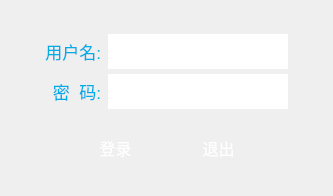
<?xml version="1.0" encoding="UTF-8"?>
<ui version="4.0">
 <class>LoginUI</class>
 <widget class="QWidget" name="LoginUI">
  <property name="geometry">
   <rect>
    <x>0</x>
    <y>0</y>
    <width>333</width>
    <height>196</height>
   </rect>
  </property>
  <property name="minimumSize">
   <size>
    <width>333</width>
    <height>196</height>
   </size>
  </property>
  <property name="maximumSize">
   <size>
    <width>333</width>
    <height>196</height>
   </size>
  </property>
  <property name="windowTitle">
   <string>Form</string>
  </property>
  <property name="styleSheet">
   <string notr="true">/*QWidget#LoginUI
{
   border-image: url(:/image/door.png);
}*/
</string>
  </property>
  <layout class="QVBoxLayout" name="verticalLayout_3">
   <property name="spacing">
    <number>0</number>
   </property>
   <property name="leftMargin">
    <number>0</number>
   </property>
   <property name="topMargin">
    <number>0</number>
   </property>
   <property name="rightMargin">
    <number>0</number>
   </property>
   <property name="bottomMargin">
    <number>0</number>
   </property>
   <item>
    <widget class="QWidget" name="main_widget" native="true">
     <property name="styleSheet">
      <string notr="true">QWidget#main_widget
{
   border-image: url(:/image/door.png);
}

</string>
     </property>
     <layout class="QVBoxLayout" name="verticalLayout_6">
      <property name="spacing">
       <number>0</number>
      </property>
      <property name="leftMargin">
       <number>0</number>
      </property>
      <property name="topMargin">
       <number>0</number>
      </property>
      <property name="rightMargin">
       <number>0</number>
      </property>
      <property name="bottomMargin">
       <number>0</number>
      </property>
      <item>
       <layout class="QVBoxLayout" name="verticalLayout_4">
        <property name="spacing">
         <number>0</number>
        </property>
        <item>
         <spacer name="verticalSpacer_2">
          <property name="orientation">
           <enum>Qt::Vertical</enum>
          </property>
          <property name="sizeType">
           <enum>QSizePolicy::Expanding</enum>
          </property>
          <property name="sizeHint" stdset="0">
           <size>
            <width>266</width>
            <height>20</height>
           </size>
          </property>
         </spacer>
        </item>
        <item>
         <layout class="QHBoxLayout" name="horizontalLayout_3">
          <item>
           <spacer name="horizontalSpacer">
            <property name="orientation">
             <enum>Qt::Horizontal</enum>
            </property>
            <property name="sizeType">
             <enum>QSizePolicy::Expanding</enum>
            </property>
            <property name="sizeHint" stdset="0">
             <size>
              <width>13</width>
              <height>104</height>
             </size>
            </property>
           </spacer>
          </item>
          <item>
           <layout class="QVBoxLayout" name="verticalLayout_2">
            <property name="spacing">
             <number>0</number>
            </property>
            <item>
             <layout class="QVBoxLayout" name="verticalLayout">
              <property name="spacing">
               <number>5</number>
              </property>
              <item>
               <layout class="QHBoxLayout" name="horizontalLayout" stretch="0,0">
                <property name="rightMargin">
                 <number>10</number>
                </property>
                <item>
                 <widget class="QLabel" name="label">
                  <property name="minimumSize">
                   <size>
                    <width>65</width>
                    <height>35</height>
                   </size>
                  </property>
                  <property name="maximumSize">
                   <size>
                    <width>65</width>
                    <height>35</height>
                   </size>
                  </property>
                  <property name="font">
                   <font>
                    <pointsize>13</pointsize>
                   </font>
                  </property>
                  <property name="styleSheet">
                   <string notr="true">color: #00ADE5;</string>
                  </property>
                  <property name="text">
                   <string>用户名:</string>
                  </property>
                  <property name="alignment">
                   <set>Qt::AlignRight|Qt::AlignTrailing|Qt::AlignVCenter</set>
                  </property>
                 </widget>
                </item>
                <item>
                 <widget class="QLineEdit" name="lEdit_user">
                  <property name="sizePolicy">
                   <sizepolicy hsizetype="Preferred" vsizetype="Fixed">
                    <horstretch>0</horstretch>
                    <verstretch>0</verstretch>
                   </sizepolicy>
                  </property>
                  <property name="minimumSize">
                   <size>
                    <width>80</width>
                    <height>35</height>
                   </size>
                  </property>
                  <property name="maximumSize">
                   <size>
                    <width>180</width>
                    <height>16777215</height>
                   </size>
                  </property>
                  <property name="font">
                   <font>
                    <pointsize>12</pointsize>
                   </font>
                  </property>
                  <property name="styleSheet">
                   <string notr="true">color: #FFFFFF;
border-image: url(:/image/border2.png);
border-radius:0px;</string>
                  </property>
                 </widget>
                </item>
               </layout>
              </item>
              <item>
               <layout class="QHBoxLayout" name="horizontalLayout_2">
                <property name="rightMargin">
                 <number>10</number>
                </property>
                <item>
                 <widget class="QLabel" name="label_2">
                  <property name="minimumSize">
                   <size>
                    <width>65</width>
                    <height>35</height>
                   </size>
                  </property>
                  <property name="maximumSize">
                   <size>
                    <width>65</width>
                    <height>35</height>
                   </size>
                  </property>
                  <property name="font">
                   <font>
                    <pointsize>13</pointsize>
                   </font>
                  </property>
                  <property name="styleSheet">
                   <string notr="true">color: #00ADE5;</string>
                  </property>
                  <property name="text">
                   <string>密  码:</string>
                  </property>
                  <property name="alignment">
                   <set>Qt::AlignRight|Qt::AlignTrailing|Qt::AlignVCenter</set>
                  </property>
                 </widget>
                </item>
                <item>
                 <widget class="QLineEdit" name="lEdit_passwd">
                  <property name="sizePolicy">
                   <sizepolicy hsizetype="Preferred" vsizetype="Fixed">
                    <horstretch>0</horstretch>
                    <verstretch>0</verstretch>
                   </sizepolicy>
                  </property>
                  <property name="minimumSize">
                   <size>
                    <width>80</width>
                    <height>35</height>
                   </size>
                  </property>
                  <property name="maximumSize">
                   <size>
                    <width>180</width>
                    <height>16777215</height>
                   </size>
                  </property>
                  <property name="font">
                   <font>
                    <pointsize>12</pointsize>
                   </font>
                  </property>
                  <property name="styleSheet">
                   <string notr="true">color: #FFFFFF;
border-image: url(:/image/border2.png);
border-radius:0px;</string>
                  </property>
                 </widget>
                </item>
               </layout>
              </item>
             </layout>
            </item>
            <item>
             <widget class="QWidget" name="info_widget" native="true">
              <property name="minimumSize">
               <size>
                <width>0</width>
                <height>15</height>
               </size>
              </property>
              <layout class="QVBoxLayout" name="verticalLayout_5">
               <property name="spacing">
                <number>0</number>
               </property>
               <property name="leftMargin">
                <number>0</number>
               </property>
               <property name="topMargin">
                <number>0</number>
               </property>
               <property name="rightMargin">
                <number>0</number>
               </property>
               <property name="bottomMargin">
                <number>0</number>
               </property>
               <item>
                <widget class="QLabel" name="label_info">
                 <property name="minimumSize">
                  <size>
                   <width>0</width>
                   <height>25</height>
                  </size>
                 </property>
                 <property name="maximumSize">
                  <size>
                   <width>16777215</width>
                   <height>25</height>
                  </size>
                 </property>
                 <property name="styleSheet">
                  <string notr="true">color: #FFFFFF;</string>
                 </property>
                 <property name="text">
                  <string/>
                 </property>
                 <property name="alignment">
                  <set>Qt::AlignCenter</set>
                 </property>
                </widget>
               </item>
              </layout>
             </widget>
            </item>
            <item>
             <layout class="QHBoxLayout" name="horizontalLayout_4">
              <property name="spacing">
               <number>20</number>
              </property>
              <item>
               <spacer name="horizontalSpacer_3">
                <property name="orientation">
                 <enum>Qt::Horizontal</enum>
                </property>
                <property name="sizeHint" stdset="0">
                 <size>
                  <width>40</width>
                  <height>20</height>
                 </size>
                </property>
               </spacer>
              </item>
              <item>
               <widget class="QPushButton" name="btn_submit">
                <property name="minimumSize">
                 <size>
                  <width>83</width>
                  <height>28</height>
                 </size>
                </property>
                <property name="maximumSize">
                 <size>
                  <width>83</width>
                  <height>28</height>
                 </size>
                </property>
                <property name="focusPolicy">
                 <enum>Qt::NoFocus</enum>
                </property>
                <property name="styleSheet">
                 <string notr="true">QPushButton:!pressed{
border-image: url(:/image/btn.png);
color: #FFFFFF;
border-radius:0px;font:12pt;
}
QPushButton:pressed{
border-image: url(:/image/btn.png);
color: #FFFFFF;
border:0px solid #68CBF2;
border-radius:0px;font:12pt;
}
</string>
                </property>
                <property name="text">
                 <string>登录</string>
                </property>
                <property name="icon">
                 <iconset resource="../resource/image/image.qrc">
                  <normaloff>:/image/true.png</normaloff>:/image/true.png</iconset>
                </property>
               </widget>
              </item>
              <item>
               <widget class="QPushButton" name="btn_quit">
                <property name="minimumSize">
                 <size>
                  <width>83</width>
                  <height>28</height>
                 </size>
                </property>
                <property name="maximumSize">
                 <size>
                  <width>83</width>
                  <height>28</height>
                 </size>
                </property>
                <property name="font">
                 <font>
                  <pointsize>12</pointsize>
                  <weight>50</weight>
                  <italic>false</italic>
                  <bold>false</bold>
                 </font>
                </property>
                <property name="focusPolicy">
                 <enum>Qt::NoFocus</enum>
                </property>
                <property name="styleSheet">
                 <string notr="true">QPushButton:!pressed{
border-image: url(:/image/btn.png);
color: #FFFFFF;
border-radius:0px;font:12pt;
}
QPushButton:pressed{
border-image: url(:/image/btn.png);
color: #FFFFFF;
border:0px solid #68CBF2;
border-radius:0px;font:12pt;
}
</string>
                </property>
                <property name="text">
                 <string>退出</string>
                </property>
                <property name="icon">
                 <iconset resource="../resource/image/image.qrc">
                  <normaloff>:/image/flase.png</normaloff>:/image/flase.png</iconset>
                </property>
               </widget>
              </item>
              <item>
               <spacer name="horizontalSpacer_4">
                <property name="orientation">
                 <enum>Qt::Horizontal</enum>
                </property>
                <property name="sizeHint" stdset="0">
                 <size>
                  <width>40</width>
                  <height>20</height>
                 </size>
                </property>
               </spacer>
              </item>
             </layout>
            </item>
           </layout>
          </item>
          <item>
           <spacer name="horizontalSpacer_2">
            <property name="orientation">
             <enum>Qt::Horizontal</enum>
            </property>
            <property name="sizeHint" stdset="0">
             <size>
              <width>30</width>
              <height>104</height>
             </size>
            </property>
           </spacer>
          </item>
         </layout>
        </item>
        <item>
         <spacer name="verticalSpacer">
          <property name="orientation">
           <enum>Qt::Vertical</enum>
          </property>
          <property name="sizeHint" stdset="0">
           <size>
            <width>266</width>
            <height>20</height>
           </size>
          </property>
         </spacer>
        </item>
       </layout>
      </item>
     </layout>
    </widget>
   </item>
  </layout>
 </widget>
 <resources>
  <include location="../resource/image/image.qrc"/>
 </resources>
 <connections/>
</ui>
